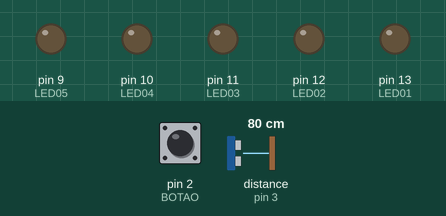
A sketch run on a simulated Arduino Uno, built with avr-gcc and run on an emulated ATmega328P. Shown: output pins drawn as LEDs (lit = HIGH). Wiring (inferred from the names in the program): ultrasonic range finder: trigger pin 4; echo pin 3. The inputs (shaded band) are chosen by the test bench; at power-on: pin 2 (BOTAO) LOW, distance to the obstacle (sensor on pin 3) 80 cm. The echo pulse lasts 58.3 µs per cm; pins used as bus, display or sensor lines are not drawn.

Above: at 1.2 s.
1.3 s: pin 2 (BOTAO) pulled HIGH for 0.15 s
At 1.37 s:
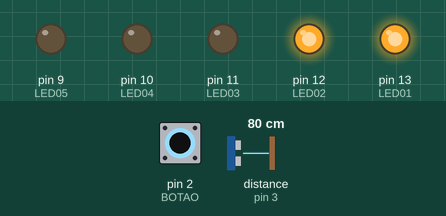
2.9 s: pin 2 (BOTAO) pulled HIGH for 3.2 s
At 7.1 s:
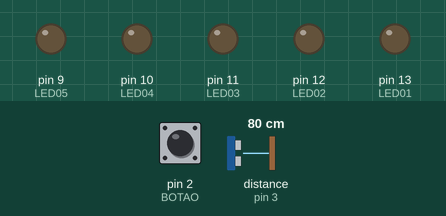
Timing chart, 0 to 8.6 s (numbered marks = the images above; inputs shaded):
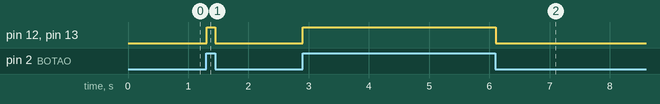

The sketch:

Circuito_Distancia_Protoboard.ino
```cpp
// Definindo pinos
const int LED01 = 13;
const int LED02 = 12;
const int LED03 = 11;
const int LED04 = 10;
const int LED05 = 9;
const int BOTAO = 2;
const int TRIGGER = 4;
const int ECHO = 3;
// Definindo variáveis
bool pressionado;
float distanciaCm;
long duracao;
void setup() {
  // Iniciando monitor Serial
  Serial.begin(9600);
  // Definindo pinos de saída
  pinMode(LED01, OUTPUT);
  pinMode(LED02, OUTPUT);
  pinMode(LED03, OUTPUT);
  pinMode(LED04, OUTPUT);
  pinMode(LED05, OUTPUT);
  pinMode(TRIGGER, OUTPUT);
  // Definindo pinos de entrada
  pinMode(BOTAO, INPUT);
  pinMode(ECHO, INPUT);
}

void loop() {
   // Limpa o trigger
   digitalWrite(TRIGGER, LOW);
   delayMicroseconds(5); // pequeno delay para dar sequência

   // Configurando o pino TRIGGER para nível alto, resultando em uma emissão de sinal
   digitalWrite(TRIGGER, HIGH);
   delayMicroseconds(10); // tempo para envio do sinal
   digitalWrite(TRIGGER, LOW); // Interrompendo envio de sinal

  // Iniciando contagem de tempo através da leitura do pino ECHO
  duracao = pulseIn(ECHO, HIGH);
  // Cálculo da distância em cm
  distanciaCm = duracao * 0.034 / 2;

  if(botaoPressionado())
  {
    // Executando verificações de distância para acender ou apagar os leds correspondentes
    /*
     Optei pelo modelo onde apago ou acendo a quantidade correta
     de leds, pois caso o botão seja removido, o comportamento dos leds
     ainda estará correto
    */
    if(distanciaCm > 100)
    {
      apagarTodosLeds();
    }
    else if(distanciaCm > 80)
    {
      digitalWrite(LED01, HIGH);
      digitalWrite(LED02, LOW);
      digitalWrite(LED03, LOW);
      digitalWrite(LED04, LOW);
      digitalWrite(LED05, LOW);
    }
    else if(distanciaCm > 60)
    {
      digitalWrite(LED01, HIGH);
      digitalWrite(LED02, HIGH);
      digitalWrite(LED03, LOW);
      digitalWrite(LED04, LOW);
      digitalWrite(LED05, LOW);
    }
    else if(distanciaCm > 40)
    {
      digitalWrite(LED01, HIGH);
      digitalWrite(LED02, HIGH);
      digitalWrite(LED03, HIGH);
      digitalWrite(LED04, LOW);
      digitalWrite(LED05, LOW);
    }
    else if(distanciaCm > 20)
    {
      digitalWrite(LED01, HIGH);
      digitalWrite(LED02, HIGH);
      digitalWrite(LED03, HIGH);
      digitalWrite(LED04, HIGH);
      digitalWrite(LED05, LOW);
    }
    else
    {
      digitalWrite(LED01, HIGH);
      digitalWrite(LED02, HIGH);
      digitalWrite(LED03, HIGH);
      digitalWrite(LED04, HIGH);
      digitalWrite(LED05, HIGH);
    }
  }
  else
  {
    apagarTodosLeds();
  }
}

bool botaoPressionado()
{
  pressionado = digitalRead(BOTAO); // Verificando se o botão foi pressionado
  if(pressionado) return true; // retornando o estado do botão (true para pressioado e false para não pressionado)

  return false;
}
void apagarTodosLeds(){ // função que apaga todos os leds
	digitalWrite(LED01, LOW);
    digitalWrite(LED02, LOW);
    digitalWrite(LED03, LOW);
    digitalWrite(LED04, LOW);
    digitalWrite(LED05, LOW);
}
```

Measured:
- after the input at 1.3 s, pin 12 (LED02), pin 13 (LED01): LOW → HIGH at once, → LOW 0.15 s later
- after the input at 2.9 s, pin 12 (LED02), pin 13 (LED01): LOW → HIGH at once, → LOW 3.2 s later
